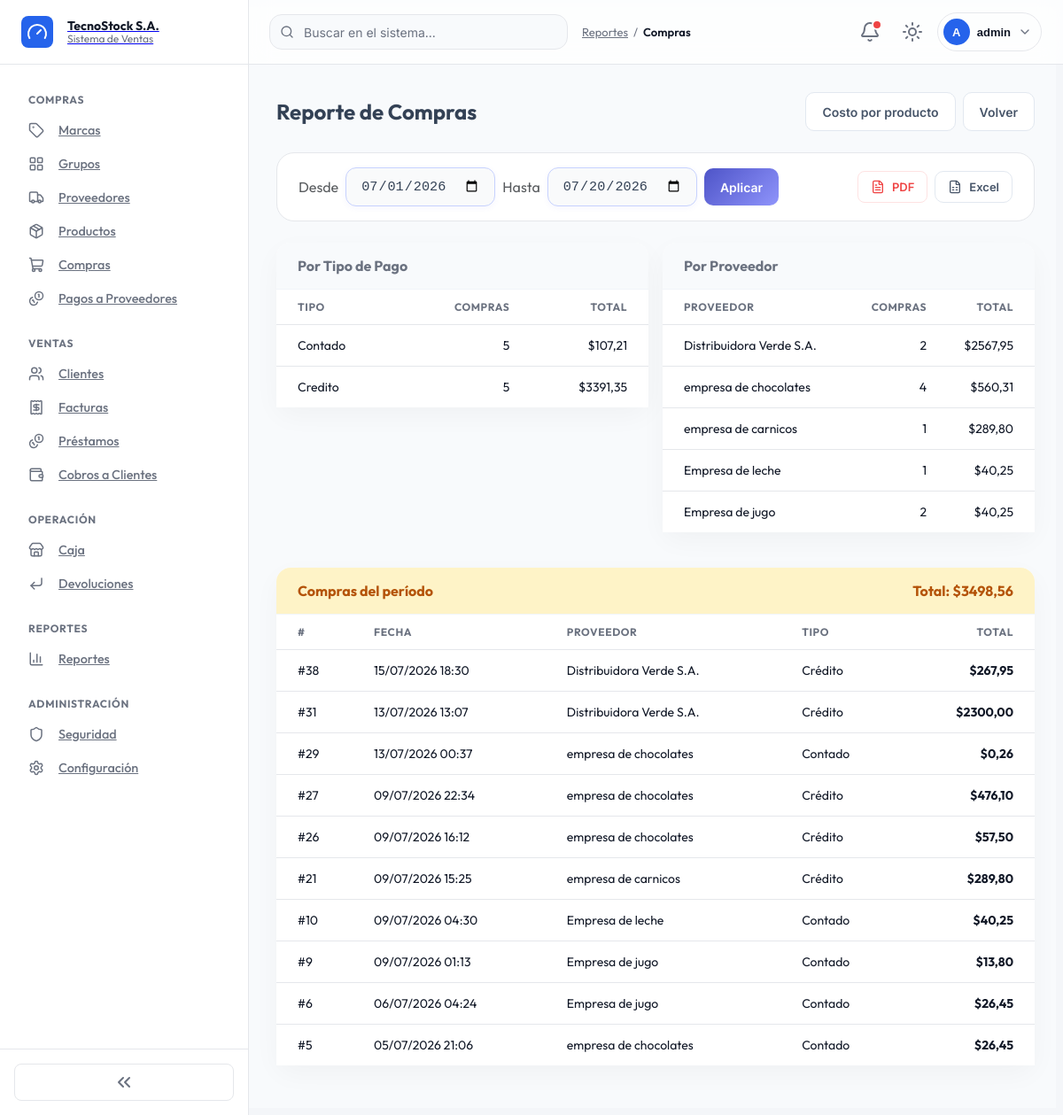
The page /reportes/compras/ (signed in) on the database as committed earlier.
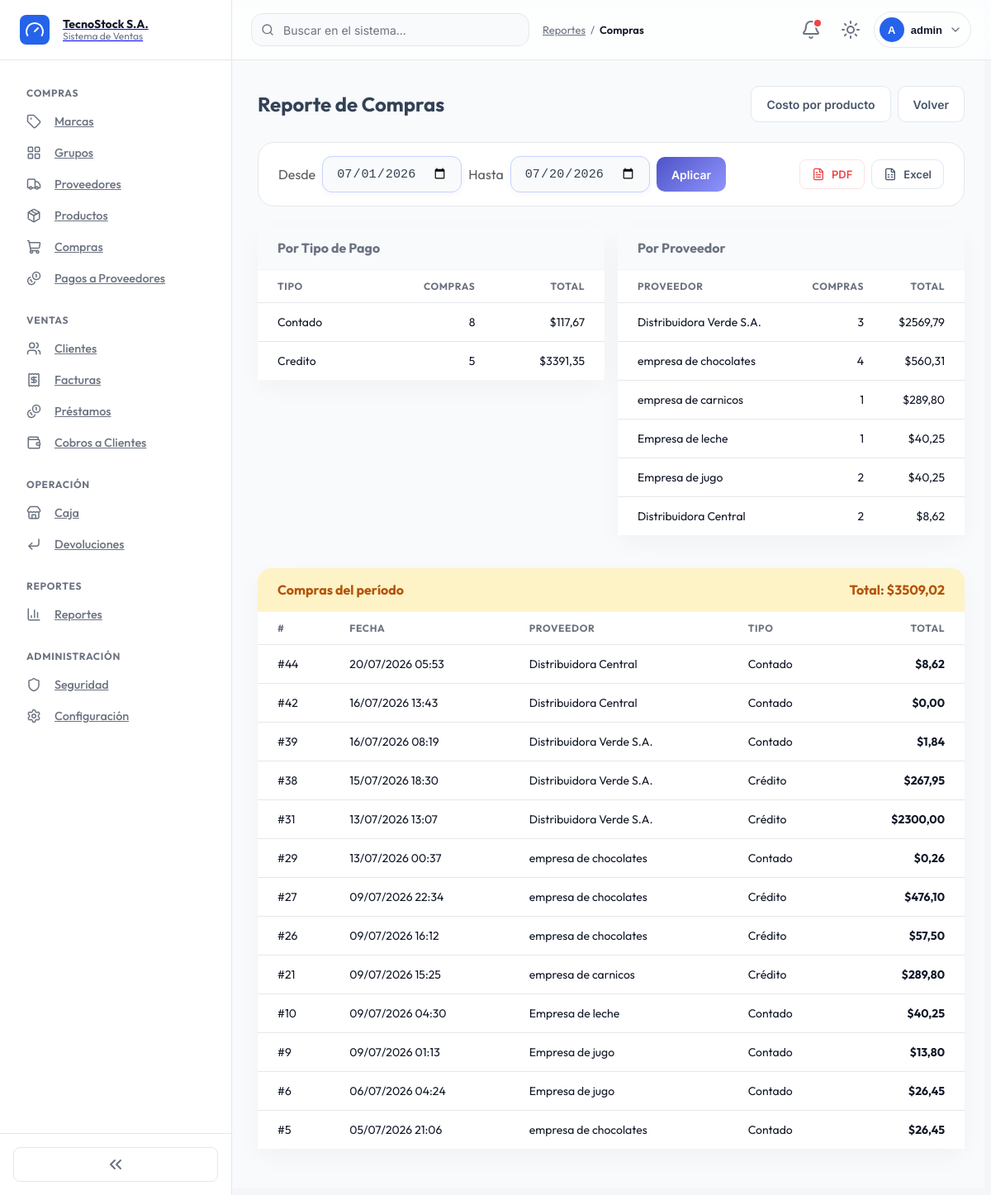
The same page on the database as committed later.
### billing/models.py (models this page shows, shortened)
class Supplier(models.Model):
    name = models.CharField(max_length=200, verbose_name='Nombre de la empresa')
    contact_name = models.CharField(max_length=200, blank=True, null=True, verbose_name='Persona de contacto')
    email = models.EmailField(blank=True, null=True, verbose_name='Correo electrónico')
    phone = models.CharField(max_length=20, blank=True, null=True, verbose_name='Teléfono')
    address = models.TextField(blank=True, null=True, verbose_name='Dirección')
    is_active = models.BooleanField(default=True, verbose_name='Activo')
    created_at = models.DateTimeField(auto_now_add=True)
    updated_at = models.DateTimeField(auto_now=True)
    class Meta:
        verbose_name = 'Proveedor'
        verbose_name_plural = 'Proveedores'
        ordering = ['name']
        permissions = [
            ('access_supplier_module', 'Acceso al módulo de proveedores'),
            ('export_pdf_supplier', 'Puede exportar proveedores a PDF'),
            ('export_excel_supplier', 'Puede exportar proveedores a Excel'),
        ]
    def __str__(self): return self.name

### purchasing/models.py (models this page shows, shortened)
class Purchase(models.Model):
    CONTADO = 'contado'
    CREDITO = 'credito'
    TIPO_PAGO_CHOICES = [
        (CONTADO, 'Contado'),
        (CREDITO, 'Crédito'),
    ]
    PENDIENTE = 'pendiente'
    PAGADA = 'pagada'
    ESTADO_CHOICES = [
        (PENDIENTE, 'Pendiente'),
        (PAGADA, 'Pagada'),
    ]
    BORRADOR = 'borrador'
    CONFIRMADA = 'confirmada'
    RECIBIDA = 'recibida'
    FASE_CHOICES = [
        (BORRADOR, 'Borrador'),
        (CONFIRMADA, 'Confirmada'),
        (RECIBIDA, 'Recibida'),
    ]
    supplier = models.ForeignKey(
        Supplier, on_delete=models.PROTECT, related_name='purchases'
    )
    document_number = models.CharField(
        max_length=20, verbose_name='Supplier Invoice No.'
    )
    purchase_date = models.DateTimeField(auto_now_add=True)
    subtotal = models.DecimalField(max_digits=12, decimal_places=2, default=0)
    tax = models.DecimalField(max_digits=12, decimal_places=2, default=0)
    total = models.DecimalField(max_digits=12, decimal_places=2, default=0)
    tipo_pago = models.CharField(
        max_length=10, choices=TIPO_PAGO_CHOICES, default=CONTADO,
        verbose_name='Tipo de pago'
    )
    saldo = models.DecimalField(
        max_digits=12, decimal_places=2, default=0, verbose_name='Saldo pendiente'
    )
    estado = models.CharField(
        max_length=10, choices=ESTADO_CHOICES, default=PAGADA, verbose_name='Estado'
    )
    meses_credito = models.PositiveSmallIntegerField(
        null=True, blank=True, verbose_name='Meses para diferir'
    )
    interes = models.DecimalField(
        max_digits=12, decimal_places=2, default=0, verbose_name='Interés'
    )
    is_active = models.BooleanField(default=True)
    fase = models.CharField(
        max_length=10, choices=FASE_CHOICES, default=BORRADOR, verbose_name='Fase'
    )
    bodega = models.ForeignKey(
        'Bodega', on_delete=models.PROTECT, related_name='purchases',
        null=True, blank=True, verbose_name='Bodega de destino'
    )
    factura_adjunta = models.FileField(
        upload_to='purchases/facturas/', null=True, blank=True,
        verbose_name='Factura del proveedor (PDF/XML/imagen)'
    )
    retencion_porcentaje = models.DecimalField(
        max_digits=5, decimal_places=2, default=0, blank=True, verbose_name='Retención (%)'
    )
    retencion_valor = models.DecimalField(
        max_digits=12, decimal_places=2, default=0, verbose_name='Retención (valor)'
    )
    EFECTIVO = 'efectivo'
    TARJETA = 'tarjeta'
    PAYPAL = 'paypal'
    FORMA_PAGO_CHOICES = [
        (EFECTIVO, 'Efectivo'),
        (TARJETA, 'Tarjeta'),
        (PAYPAL, 'PayPal'),
    ]
    forma_pago = models.CharField(
        max_length=15, choices=FORMA_PAGO_CHOICES, null=True, blank=True, verbose_name='Forma de pago'
    )
    tarjeta_titular = models.CharField(
        max_length=150, null=True, blank=True, verbose_name='Titular de la tarjeta'
    )
    tarjeta_cvv = models.CharField(
        max_length=4, null=True, blank=True, verbose_name='CVV/CVC'
    )
    tarjeta_expiracion = models.DateField(
        null=True, blank=True, verbose_name='Fecha de expiración de la tarjeta'
    )
    paypal_payout_id = models.CharField(
        max_length=50, null=True, blank=True, verbose_name='ID de payout de PayPal'
    )
    MESES_CREDITO_MAX = 36
    INTERES_TIERS = [
        (3, Decimal('0.05')),
        (6, Decimal('0.10')),
        (12, Decimal('0.15')),
        (24, Decimal('0.20')),
        (36, Decimal('0.25')),
    ]
    class Meta:
        verbose_name = 'Purchase'
        verbose_name_plural = 'Purchases'
        ordering = ['-purchase_date']
        constraints = [
        models.UniqueConstraint(
            fields=['supplier', 'document_number'],
            name='unique_purchase_per_supplier'
        )
    ]
        permissions = [
            ('access_purchase_module', 'Acceso al módulo de compras'),
            ('export_pdf_purchase', 'Puede exportar compras a PDF'),
            ('export_excel_purchase', 'Puede exportar compras a Excel'),
        ]

### reportes/views.py (the view, shortened to what this page needs)
# urls.py: path('compras/', views.reporte_compras, name='reporte_compras'),
@permission_required_redirect('purchasing.view_purchase', '/')
def reporte_compras(request):
    desde, hasta = _periodo(request)
    compras = Purchase.objects.select_related('supplier').filter(
        is_active=True, purchase_date__date__gte=desde, purchase_date__date__lte=hasta,
    ).order_by('-purchase_date')
    por_tipo_pago = compras.values('tipo_pago').annotate(total=Sum('total'), cantidad=Count('id')).order_by('tipo_pago')
    por_proveedor = compras.values('supplier__name').annotate(
        total=Sum('total'), cantidad=Count('id')
    ).order_by('-total')
    export = request.GET.get('export', '')
    context = {
        'desde': desde, 'hasta': hasta,
        'compras': compras,
        'por_tipo_pago': por_tipo_pago,
        'por_proveedor': por_proveedor,
        'total_general': _sum2(compras, 'total'),
    }
    return render(request, 'reportes/reporte_compras.html', context)

### reportes/templates/reportes/reporte_compras.html (shortened to what this page needs)
{% extends 'billing/base.html' %}
{% block breadcrumbs %}<a href="{% url 'reportes:reporte_index' %}">Reportes</a> / <span class="current">Compras</span>{% endblock %}
{% block content %}
<div class="list-header">
  <h2>Reporte de Compras</h2>
  <div class="list-header-actions">
    <a href="{% url 'purchasing:purchase_report' %}" class="btn btn-secondary">Costo por producto</a>
    <a href="{% url 'reportes:reporte_index' %}" class="btn btn-secondary">Volver</a>
  </div>
</div>
{% include 'reportes/_filtro_periodo.html' %}
<div class="row g-3 mb-3">
  <div class="col-md-6">
    <div class="card">
      <div class="card-header card-header-muted">Por Tipo de Pago</div>
      <div class="table-modern-wrap">
        <table class="table-modern">
          <thead><tr><th>Tipo</th><th class="text-end">Compras</th><th class="text-end">Total</th></tr></thead>
          <tbody>
            {% for row in por_tipo_pago %}
            <tr>
              <td>{{ row.tipo_pago|capfirst }}</td>
              <td class="text-end">{{ row.cantidad }}</td>
              <td class="text-end">${{ row.total|floatformat:2 }}</td>
            </tr>
            {% empty %}
            <tr class="empty-row"><td colspan="3">Sin datos</td></tr>
            {% endfor %}
          </tbody>
        </table>
      </div>
    </div>
  </div>
  <div class="col-md-6">
    <div class="card">
      <div class="card-header card-header-muted">Por Proveedor</div>
      <div class="table-modern-wrap">
        <table class="table-modern">
          <thead><tr><th>Proveedor</th><th class="text-end">Compras</th><th class="text-end">Total</th></tr></thead>
          <tbody>
            {% for row in por_proveedor %}
            <tr>
              <td>{{ row.supplier__name }}</td>
              <td class="text-end">{{ row.cantidad }}</td>
              <td class="text-end">${{ row.total|floatformat:2 }}</td>
            </tr>
            {% empty %}
            <tr class="empty-row"><td colspan="3">Sin datos</td></tr>
            {% endfor %}
          </tbody>
        </table>
      </div>
    </div>
  </div>
</div>
<div class="card mb-3">
  <div class="card-header card-header-warning">
    <span>Compras del período</span>
    <span>Total: ${{ total_general|floatformat:2 }}</span>
  </div>
  <div class="table-modern-wrap">
    <table class="table-modern">
      <thead><tr><th>#</th><th>Fecha</th><th>Proveedor</th><th>Tipo</th><th class="text-end">Total</th></tr></thead>
      <tbody>
        {% for c in compras %}
        <tr>
          <td>#{{ c.id }}</td>
          <td>{{ c.purchase_date|date:"d/m/Y H:i" }}</td>
          <td>{{ c.supplier }}</td>
          <td>{{ c.get_tipo_pago_display }}</td>
          <td class="text-end fw-bold">${{ c.total }}</td>
        </tr>
        {% empty %}
        <tr class="empty-row"><td colspan="5">No hay compras en el período seleccionado</td></tr>
        {% endfor %}
      </tbody>
    </table>
  </div>
</div>
{% endblock %}

### billing/templates/billing/base.html (shortened to what this page needs)
{% load static %}
{% load security_tags %}
<!DOCTYPE html>
<html lang="es">
<head>
  <link href="https://cdn.jsdelivr.net/npm/bootstrap@5.3.0/dist/css/bootstrap-grid.min.css" rel="stylesheet">
  <link href="https://cdn.jsdelivr.net/npm/bootstrap@5.3.0/dist/css/bootstrap-utilities.min.css" rel="stylesheet">
  <link rel="stylesheet" href="{% static 'css/tokens.css' %}">
  <link rel="stylesheet" href="{% static 'css/dark-mode.css' %}">
  <link rel="stylesheet" href="{% static 'css/base.css' %}">
  <link rel="stylesheet" href="{% static 'css/layout.css' %}">
  <link rel="stylesheet" href="{% static 'css/sidebar.css' %}">
  <link rel="stylesheet" href="{% static 'css/header.css' %}">
  <link rel="stylesheet" href="{% static 'css/cards.css' %}">
  <link rel="stylesheet" href="{% static 'css/buttons.css' %}">
  <link rel="stylesheet" href="{% static 'css/badges.css' %}">
  <link rel="stylesheet" href="{% static 'css/forms.css' %}">
  <link rel="stylesheet" href="{% static 'css/tables.css' %}">
  <link rel="stylesheet" href="{% static 'css/modals.css' %}">
  <link rel="stylesheet" href="{% static 'css/dropdowns.css' %}">
  <link rel="stylesheet" href="{% static 'css/alerts.css' %}">
  <link rel="stylesheet" href="{% static 'css/dashboard.css' %}">
  <link rel="stylesheet" href="{% static 'css/animations.css' %}">
  <link rel="stylesheet" href="{% static 'css/utilities.css' %}">
  <link rel="stylesheet" href="{% static 'css/responsive.css' %}">
</head>
<body>
<div class="app-shell">
  <aside class="sidebar" id="sidebar">
    <a class="sidebar-brand" href="{% url 'home' %}">
      <span class="sidebar-brand-icon"><i data-lucide="gauge"></i></span>
      <span class="sidebar-brand-text">
        <strong>TecnoStock S.A.</strong>
        <span>Sistema de Ventas</span>
      </span>
    </a>
    <nav class="sidebar-nav">
      {% if user.is_authenticated %}
        {% if user|has_group:'Analista de Compras' or user|has_group:'Administrador' %}
        <div class="nav-group">
          <div class="nav-group-title">Compras</div>
          <div class="nav-group-items">
            <a class="nav-item-link{% if request.resolver_match.url_name == 'brand_list' %} active{% endif %}" href="{% url 'billing:brand_list' %}" data-label="Marcas"><i data-lucide="tag"></i><span class="nav-item-label">Marcas</span></a>
            <a class="nav-item-link" href="{% url 'billing:productgroup_list' %}" data-label="Grupos"><i data-lucide="layout-grid"></i><span class="nav-item-label">Grupos</span></a>
            <a class="nav-item-link" href="{% url 'billing:supplier_list' %}" data-label="Proveedores"><i data-lucide="truck"></i><span class="nav-item-label">Proveedores</span></a>
            <a class="nav-item-link" href="{% url 'billing:product_list' %}" data-label="Productos"><i data-lucide="package"></i><span class="nav-item-label">Productos</span></a>
            <a class="nav-item-link" href="{% url 'purchasing:purchase_list' %}" data-label="Compras"><i data-lucide="shopping-cart"></i><span class="nav-item-label">Compras</span></a>
            <a class="nav-item-link" href="{% url 'pagos:purchase_pending_list' %}" data-label="Pagos a Proveedores"><i data-lucide="coins"></i><span class="nav-item-label">Pagos a Proveedores</span></a>
          </div>
        </div>
        {% endif %}
        {% if user|has_group:'Vendedor' or user|has_group:'Administrador' %}
        <div class="nav-group">
          <div class="nav-group-title">Ventas</div>
          <div class="nav-group-items">
            <a class="nav-item-link" href="{% url 'billing:customer_list' %}" data-label="Clientes"><i data-lucide="users"></i><span class="nav-item-label">Clientes</span></a>
            <a class="nav-item-link" href="{% url 'billing:invoice_list' %}" data-label="Facturas"><i data-lucide="receipt"></i><span class="nav-item-label">Facturas</span></a>
            <a class="nav-item-link" href="{% url 'RRHumanos:prestamo_list' %}" data-label="Préstamos"><i data-lucide="coins"></i><span class="nav-item-label">Préstamos</span></a>
            <a class="nav-item-link" href="{% url 'cobros:invoice_pending_list' %}" data-label="Cobros a Clientes"><i data-lucide="wallet"></i><span class="nav-item-label">Cobros a Clientes</span></a>
          </div>
        </div>
        {% endif %}
        {% if user|has_group:'Vendedor' or user|has_group:'Cajero' or user|has_group:'Administrador' %}
        <div class="nav-group">
          <div class="nav-group-title">Operación</div>
          <div class="nav-group-items">
            <a class="nav-item-link" href="{% url 'caja:caja_historial' %}" data-label="Caja"><i data-lucide="store"></i><span class="nav-item-label">Caja</span></a>
            <a class="nav-item-link{% if request.resolver_match.url_name == 'devolucion_list' %} active{% endif %}" href="{% url 'devoluciones:devolucion_list' %}" data-label="Devoluciones"><i data-lucide="corner-down-left"></i><span class="nav-item-label">Devoluciones</span></a>
          </div>
        </div>
        {% endif %}
        {% if user|has_group:'Administrador' or user|has_group:'Contador' %}
        <div class="nav-group">
          <div class="nav-group-title">Reportes</div>
          <div class="nav-group-items">
            <a class="nav-item-link" href="{% url 'reportes:reporte_index' %}" data-label="Reportes"><i data-lucide="bar-chart-3"></i><span class="nav-item-label">Reportes</span></a>
          </div>
        </div>
        {% endif %}
        {% if user|has_group:'Administrador' %}
        <div class="nav-group">
          <div class="nav-group-title">Administración</div>
          <div class="nav-group-items">
            <a class="nav-item-link" href="{% url 'security:dashboard' %}" data-label="Seguridad"><i data-lucide="shield"></i><span class="nav-item-label">Seguridad</span></a>
            <a class="nav-item-link" href="{% url 'configuracion:configuracion_editar' %}" data-label="Configuración"><i data-lucide="settings"></i><span class="nav-item-label">Configuración</span></a>
          </div>
        </div>
        {% endif %}
      {% endif %}
    </nav>
    <div class="sidebar-footer">
      <button type="button" class="sidebar-collapse-toggle" id="sidebarCollapseToggle" title="Colapsar/expandir menú">
        <i data-lucide="chevrons-left"></i>
      </button>
    </div>
  </aside>
  <div class="main-column">
    <header class="header">
      <div class="header-search">
        <input type="search" placeholder="Buscar en el sistema..." aria-label="Buscar">
      </div>
      <nav class="breadcrumbs">{% block breadcrumbs %}{% endblock %}</nav>
      <div class="header-actions">
        {% if user.is_authenticated %}
          {% include 'partials/notificaciones_dropdown.html' %}
          <button type="button" class="header-icon-btn" id="themeToggle" title="Cambiar tema" aria-label="Cambiar tema claro/oscuro">
            <i data-lucide="sun" class="icon-theme-light"></i>
          </button>
          <div class="dropdown">
            <button class="user-menu-trigger" type="button" data-bs-toggle="dropdown" aria-expanded="false">
              <span class="user-avatar">{{ user.username|slice:":1"|upper }}</span>
              <span class="user-name">{{ user.username }}</span>
              <i data-lucide="chevron-down" class="icon-sm icon-muted"></i>
            </button>
          </div>
        {% endif %}
      </div>
    </header>
    <main class="main-content">
      {% block content %}{% endblock %}
    </main>
  </div>
</div>
</body>
</html>

Rows that differ between the two databases and show on the page:
computed for Supplier "Distribuidora Verde S.A.": cantidad "2" → "3"; total "2567,95" → "2569,79"
now on this page (row unchanged): Supplier: supplier__name "Distribuidora Central", cantidad "2", total "8,62"
added Purchase: id "44", purchase_date "20/07/2026 05:53", supplier "Distribuidora Central", tipo_pago "Contado", total "8,62"
added Purchase: id "42", purchase_date "16/07/2026 13:43", supplier "Distribuidora Central", tipo_pago "Contado", total "0,00"
added Purchase: id "39", purchase_date "16/07/2026 08:19", supplier "Distribuidora Verde S.A.", tipo_pago "Contado", total "1,84"
Other text that changed with them:
{{ total_general|floatformat:2 }}: "3498,56" → "3509,02"
new list line: "Contado 8 $ 117,67"
list line gone: "Contado 5 $ 107,21"
